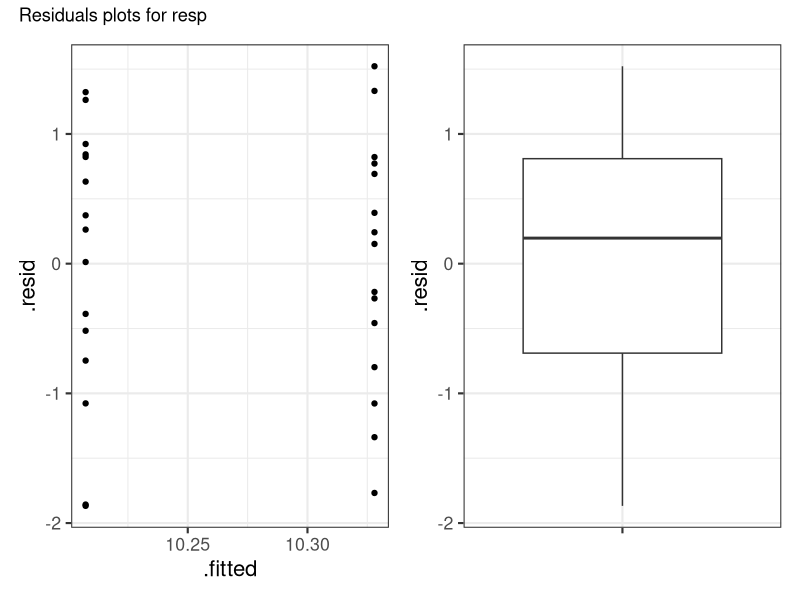
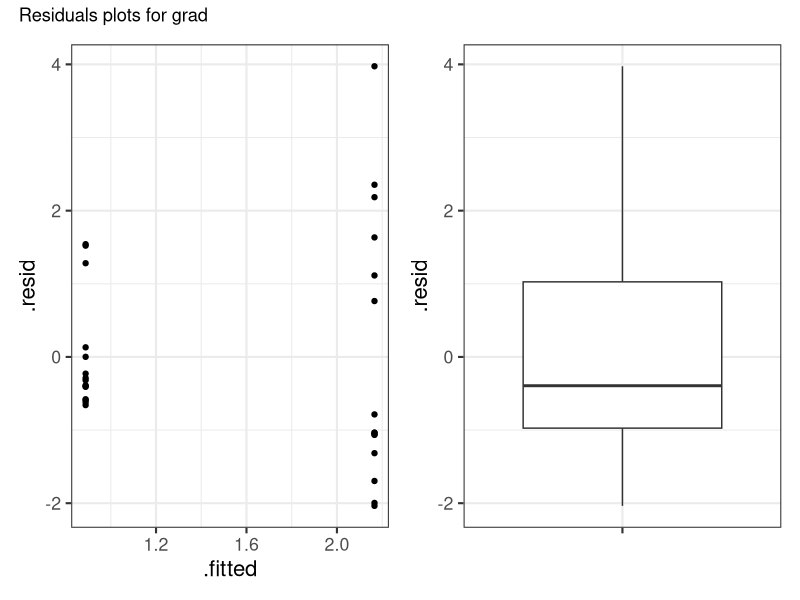

Write R code to recreate these figures, in order.
library(purrr) # v. 0.3.4
library(ggplot2) # v. 3.3.5
library(patchwork) # v. 1.1.1
library(broom) # v. 0.7.10


dat = structure(list(group = structure(c(1L, 1L, 1L, 1L, 1L, 1L, 1L, 
1L, 1L, 1L, 1L, 1L, 1L, 1L, 1L, 2L, 2L, 2L, 2L, 2L, 2L, 2L, 2L, 
2L, 2L, 2L, 2L, 2L, 2L, 2L), .Label = c("a", "b"), class = "factor"), 
    resp = c(10.48, 9.87, 11.1, 8.56, 11.15, 9.53, 8.99, 10.06, 
    11.02, 10.57, 11.85, 10.11, 9.25, 11.66, 10.72, 8.34, 10.58, 
    10.47, 9.46, 11.13, 8.35, 9.69, 9.82, 11.47, 9.13, 11.53, 
    11.05, 11.03, 10.84, 10.22), slp = c(38.27, 46.33, 44.29, 
    35.57, 34.78, 47.81, 50.45, 46.31, 47.82, 42.07, 31.75, 65.65, 
    47.42, 41.51, 38.69, 47.84, 46.22, 50.66, 50.69, 44.09, 47.3, 
    52.53, 53.63, 53.38, 27.34, 51.83, 56.63, 32.99, 77.5, 38.24
    ), grad = c(0.3, 0.66, 0.57, 0.23, 0.31, 0.48, 0.5, 0.49, 
    2.41, 0.6, 0.27, 0.89, 2.43, 1.02, 2.17, 1.38, 0.17, 0.47, 
    1.1, 3.28, 6.14, 3.8, 4.35, 0.85, 1.13, 1.11, 2.93, 1.13, 
    4.52, 0.13)), class = "data.frame", row.names = c(NA, -30L) )
head(dat)


ttest_fun = function(response) {
  form = reformulate("group", response = response)
  lm(form, data = dat)
}

ttest_fun(response = "resp")


vars = names(dat)[2:4]
vars


vars = set_names(vars)
vars


models = vars %>%
     map(ttest_fun)

models


# vars %>%
#      set_names() %>%
#      map(ttest_fun)
# 

resid_plots = function(model, modelname) {
     output = augment(model)
     
     res.v.fit = ggplot(output, aes(x = .fitted, y = .resid) ) +
          geom_point() +
          theme_bw(base_size = 16)
     
     res.box = ggplot(output, aes(x = "", y = .resid) ) +
          geom_boxplot() +
          theme_bw(base_size = 16) +
          labs(x = NULL)
     
     res.v.fit + res.box +
          plot_annotation(title = paste("Residuals plots for", modelname) )
}

resid_plots(model = models[[1]], modelname = names(models)[1])


residplots = imap(models, resid_plots)

residplots[[3]]


gradmod = ttest_fun("log(grad)")


models$log_grad = gradmod

models$grad = NULL

models


models[!names(models) %in% "slp"]


res_anova = map_dfr(models, tidy, conf.int = TRUE, .id = "variable")
res_anova
